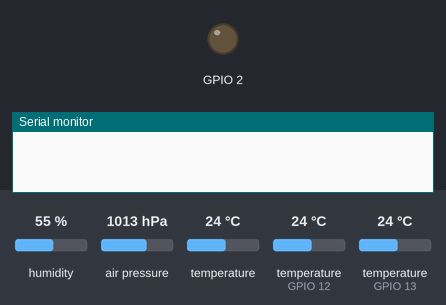
Recording of a sketch running on a simulated ESP8266 (NodeMCU). On the bench: output pins drawn as LEDs (lit = HIGH), the last lines printed to the serial monitor. Inputs (shaded band) come from the test bench; at power-on: humidity 55 %, air pressure 1013 hPa, temperature 24 °C, temperature (sensors on GPIO 12, GPIO 13) 24 °C. WiFi joins after 1.5 s; servers stay silent unless stated; web services answer with replies made up by the test bench.

Above: at 0.1 s.
At 2.1 s:
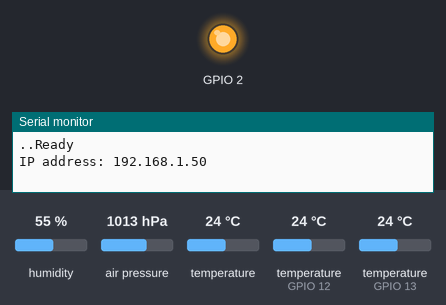
Timing chart, 0 to 3.6 s (numbered marks = the images above):
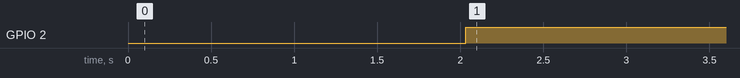

Measured:
- by itself, GPIO 2: LOW → HIGH at 2.0 s

The sketch:

GoogleDrive_Logger.ino
```cpp
#include <ESP8266WiFi.h>
#include <ESP8266mDNS.h>
#include <WiFiUdp.h>
#include <ArduinoOTA.h>
#include <ESP8266HTTPClient.h>
#include "DHT.h"
#include <OneWire.h>
#include <DallasTemperature.h>
#include <Wire.h>
#include <Adafruit_BMP085.h>


#define sleep_time 300
#define DHTTYPE DHT11
#define ONE_WIRE_BUS 12
#define dht_pin 13
#define LDR_pin A0

#define data1 t_ds
#define data2 h_dht
#define data3 l
#define data4 p_bmp
#define data5 a_bmp
#define data6 s_bmp


OneWire oneWire(ONE_WIRE_BUS);
WiFiServer TelnetServer(8266);
DHT dht(dht_pin, DHTTYPE);
DallasTemperature sensors(&oneWire);
Adafruit_BMP085 bmp;

const char* ssid = "ssid";
const char* password = "password";

const String devid = "v2829F2D7DCB9358";
const String website = "http://api.pushingbox.com/pushingbox?devid="+devid;
String new_website = "";

void setup(void){
  if (!bmp.begin()) {
  Serial.println("Could not find a valid BMP085 sensor, check wiring!");
  while (1) {}
  }
  TelnetServer.begin();
  dht.begin();
  Serial.begin(115200);
  sensors.begin();
  WiFi.begin(ssid, password);
  while (WiFi.status() != WL_CONNECTED)
      {
        delay(1000);
        Serial.print(".");
      }
  ArduinoOTA.onStart([]() {
  Serial.println("OTA Start");
  });
  ArduinoOTA.onEnd([]() {
  Serial.println("OTA End");
  Serial.println("Rebooting...");
  });
  pinMode(2,OUTPUT);
  ArduinoOTA.onStart([]() {
  Serial.println("OTA Start");
  });
  ArduinoOTA.onEnd([]() {
  Serial.println("OTA End");
  Serial.println("Rebooting...");
  });
  ArduinoOTA.onProgress([](unsigned int progress, unsigned int total) {
  Serial.printf("Progress: %u%%\r\n", (progress / (total / 100)));
  });
  ArduinoOTA.onError([](ota_error_t error) {
  Serial.printf("Error[%u]: ", error);
  if (error == OTA_AUTH_ERROR) Serial.println("Auth Failed");
  else if (error == OTA_BEGIN_ERROR) Serial.println("Begin Failed");
  else if (error == OTA_CONNECT_ERROR) Serial.println("Connect Failed");
  else if (error == OTA_RECEIVE_ERROR) Serial.println("Receive Failed");
  else if (error == OTA_END_ERROR) Serial.println("End Failed");
  });
  ArduinoOTA.begin();
  Serial.println("Ready");
  Serial.print("IP address: ");
  Serial.println(WiFi.localIP());
  sensors.begin();

}
void loop(){
  ArduinoOTA.handle();
  digitalWrite(2,HIGH);
  sensors.requestTemperatures();
  float t_ds = sensors.getTempCByIndex(0);
  float h_dht = dht.readHumidity();
  float t_dht = dht.readTemperature();
  int l = map(analogRead(LDR_pin),0,1023,0,100);
  float t_bmp = bmp.readTemperature();
  float p_bmp = bmp.readPressure();
  float a_bmp = bmp.readAltitude();
  float s_bmp = bmp.readSealevelPressure();

  if (t_ds!=-127&&!isnan(h_dht))
      {
        new_website = website+"&Data1="+String(data1)+"&Data2="+String(data2)+"&Data3="+String(data3)+"&Data4="+String(data4)+"&Data5="+String(data5)+"&Data6="+String(data6);
        Serial.println(new_website);
        if (WiFi.status() == WL_CONNECTED)
          {
            HTTPClient http;
            http.begin(new_website);
            int httpCode = http.GET();
            if (httpCode > 0)
              {
                String payload = http.getString();
              }
            http.end();
            delay(sleep_time*1000);
          }

      }
}
```
